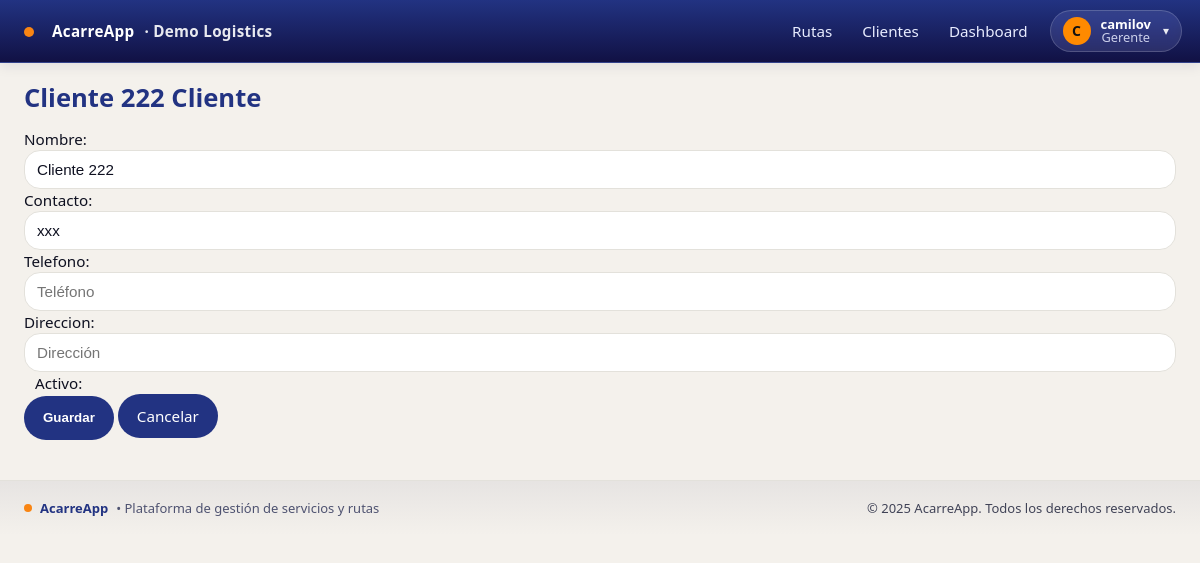
Screenshot of /empresa/clientes/3/editar/ (signed in) with the database file from the repository.
### empresa/models.py (models this page shows, shortened)
class Empresa(models.Model):
    nombre = models.CharField(max_length=120, unique=True)
    slug = models.SlugField(max_length=60, unique=True)
    nit = models.CharField(max_length=30, blank=True)
    activa = models.BooleanField(default=True)
    created_at = models.DateTimeField(auto_now_add=True)

class Cliente(models.Model):
    empresa = models.ForeignKey(Empresa, on_delete=models.PROTECT)
    nombre = models.CharField(max_length=120)
    contacto = models.CharField(max_length=120, blank=True)
    telefono = models.CharField(max_length=50, blank=True)
    direccion = models.CharField(max_length=200, blank=True)
    activo = models.BooleanField(default=True)
    class Meta:
        unique_together = [('empresa','nombre')]
        ordering = ['nombre']
    def __str__(self):
        return self.nombre

### usuarios/models.py (models this page shows, shortened)
class UserProfile(models.Model):
    user = models.OneToOneField(User, on_delete=models.CASCADE)
    empresa = models.ForeignKey(Empresa, on_delete=models.PROTECT, null=True)
    rol = models.CharField(max_length=20, choices=[('GERENTE','Gerente'),('CONDUCTOR','Conductor')])

### empresa/views.py (the view)
# urls.py: path("clientes/<int:pk>/editar/", ClienteUpdateView.as_view(), name="clientes_update"),
class ClienteUpdateView(GerenteRequiredMixin, LoginRequiredMixin, UpdateView):
    template_name = "empresa/clientes_form.html"
    form_class = ClienteForm
    success_url = reverse_lazy("empresa:clientes_list")
    def get_queryset(self):
        emp = get_current_empresa()
        return Cliente.objects.filter(empresa=emp)

### empresa/forms.py
class ClienteForm(forms.ModelForm):
    class Meta:
        model = Cliente
        fields = ["nombre", "contacto", "telefono", "direccion", "activo"]
        widgets = {
            "nombre": forms.TextInput(attrs={
                "class": "form-control", "placeholder": "Empresa o persona"
            }),
            "contacto": forms.TextInput(attrs={
                "class": "form-control", "placeholder": "Nombre del contacto"
            }),
            "telefono": forms.TextInput(attrs={
                "class": "form-control", "placeholder": "Teléfono"
            }),
            "direccion": forms.TextInput(attrs={
                "class": "form-control", "placeholder": "Dirección"
            }),
            "activo": forms.CheckboxInput(attrs={"class": "form-check-input"}),
        }

### acarreapp/context_processors.py (called while the page is built)
def vapid_public_key(request):
    return {"VAPID_PUBLIC_KEY": settings.VAPID_PUBLIC_KEY}

### acarreapp/tenancy.py (called while the page is built)
def set_current_empresa(empresa):
    _state.empresa = empresa

def get_current_empresa():
    return getattr(_state, 'empresa', None)

def empresa_context(request):
    return {'empresa_actual': get_current_empresa()}

### acarreapp/views.py (called while the page is built)
    def test_func(self):
        u = self.request.user
        rol = (getattr(getattr(u, "userprofile", None), "rol", "") or "").upper()
        return u.is_superuser or u.is_staff or rol == "GERENTE"

### templates/empresa/clientes_form.html (shortened to what this page needs)
{% extends "base.html" %}
{% block content %}
<h1 class="mb-3">{{ view.object|default_if_none:"Nuevo" }} Cliente</h1>
<form method="post" novalidate>
  <div class="row g-3">
    <div class="col-md-6">{{ form.nombre.label_tag }}{{ form.nombre }}</div>
    <div class="col-md-6">{{ form.contacto.label_tag }}{{ form.contacto }}</div>
    <div class="col-md-6">{{ form.telefono.label_tag }}{{ form.telefono }}</div>
    <div class="col-md-6">{{ form.direccion.label_tag }}{{ form.direccion }}</div>
    <div class="col-12 form-check">
      {{ form.activo }} {{ form.activo.label_tag }}
    </div>
  </div>
  <div class="mt-4 d-flex gap-2">
    <button type="submit" class="btn btn-primary">Guardar</button>
    <a href="{% url 'empresa:clientes_list' %}" class="btn btn-outline-secondary btn-same">Cancelar</a>
  </div>
</form>
{% endblock %}

### templates/includes/navbar.html (shortened to what this page needs)
<header class="navbar">
  <div class="container nav-inner" style="padding-left:18px; padding-right:18px;">
    <a class="brand" href="{% url 'rutas:list' %}" style="display:flex;align-items:center;gap:10px;">
      <span class="dot" style="margin-left:6px;margin-right:8px;transform:translateY(1px);"></span>
      <span>AcarreApp</span>
      {% if empresa_actual %}
        <span class="empresa">· {{ empresa_actual.nombre }}</span>
      {% endif %}
    </a>
    {% if request.user.is_authenticated %}
      {% with rol=request.user.userprofile.rol|default_if_none:'' %}
        {% if request.user.is_superuser or request.user.is_staff or rol == 'GERENTE' %}
          <nav class="nav main-nav" aria-label="Navegación principal">
            <a href="{% url 'rutas:list' %}">Rutas</a>
            <a href="{% url 'empresa:clientes_list' %}">Clientes</a>
            <a href="{% url 'dashboard:home' %}">Dashboard</a>
          </nav>
        {% else %}
          <nav class="nav main-nav" aria-label="Navegación principal">
            <a href="{% url 'rutas:list' %}">Rutas</a>
          </nav>
        {% endif %}
        <div class="menu-right" style="display:flex;align-items:center;gap:10px;">
          <button class="userchip" id="userchip" aria-haspopup="true" aria-expanded="false"
                  title="{{ request.user.get_full_name|default:request.user.username }}">
            <span class="avatar">
              {{ request.user.get_full_name|default:request.user.username|first|upper }}
            </span>
            <span class="meta">
              <span class="name">{{ request.user.get_full_name|default:request.user.username }}</span>
              {% if rol %}<span class="role">{{ rol|title }}</span>{% endif %}
            </span>
            <span class="caret">▾</span>
          </button>
        </div>
      {% endwith %}
    {% else %}
      <nav class="nav main-nav" aria-label="Navegación principal">
        <a href="{% url 'login' %}">Iniciar sesión</a>
      </nav>
    {% endif %}
  </div>
</header>

### static/css/acarreapp.css (style rules this page uses)
:root { --brand-900: #111144; --brand-800: #223382; --brand-300: #9BACD8; --accent-500: #F98513; --bg-100: #F4F1EC; --bg-200: #DAD1C8; --ink-900: #0E1020; --ink-700: #2E3147; --ink-500: #4E5270; --line-200:#E3E1DB; --radius-sm: 10px; --radius-md: 16px; --radius-lg: 24px; --shadow-1: 0 4px 12px rgba(17,17,68,0.08); --shadow-2: 0 10px 30px rgba(17,17,68,0.12); --font-sans: ui-sans-serif, system-ui, -apple-system, "Segoe UI", Roboto, "Helvetica Neue", Arial, "Noto Sans", "Liberation Sans", "Apple Color Emoji", "Segoe UI Emoji"; --fs-xs: clamp(12px, 0.72rem, 13px); --fs-sm: clamp(13px, 0.8rem, 14px); --fs-md: clamp(14px, 0.95rem, 16px); --fs-lg: clamp(16px, 1.05rem, 18px); --fs-xl: clamp(18px, 1.25rem, 22px); --fs-2xl: clamp(22px, 1.6rem, 28px); --container-max: 1200px; --st-pend: #7A7F9A; --st-ant: #2F7D32; --st-pag: #1C5DFF; --st-warn: #C17C00; --st-error:#B00020; }
*, *::before, *::after { box-sizing: border-box; }
html, body { height: 100%; }
body { margin: 0; background: var(--bg-100); color: var(--ink-900); font-family: var(--font-sans); font-size: var(--fs-md); line-height: 1.45; -webkit-font-smoothing: antialiased; text-rendering: optimizeLegibility; }
a { color: inherit; }
.container { width: 100%; margin-inline: auto; padding-inline: 16px; max-width: var(--container-max); }
h1, .h1 { font-size: var(--fs-2xl); margin: 0 0 12px; font-weight: 700; color: var(--brand-800); }
.btn { --btn-bg: var(--brand-800); --btn-fg: #fff; --btn-border: transparent; appearance: none; display: inline-flex; align-items: center; justify-content: center; gap: 8px; padding: 10px 14px; font-weight: 600; border-radius: var(--radius-md); border: 1px solid var(--btn-border); background: var(--btn-bg); color: var(--btn-fg); text-decoration: none; cursor: pointer; transition: transform .06s ease, box-shadow .2s ease, background .2s ease; }
.btn-primary { --btn-bg: var(--brand-800); }
.input, input[type="text"], input[type="number"], input[type="date"], input[type="time"], input[type="email"], select, textarea { width: 100%; padding: 10px 12px; border-radius: var(--radius-md); border: 1px solid var(--line-200); background: #fff; color: var(--ink-900); font-size: var(--fs-md); outline: none; transition: box-shadow .2s ease, border-color .2s ease; }
.navbar { position: sticky; top: 0; z-index: 10; background: linear-gradient(180deg, var(--brand-800), var(--brand-900)); color: #fff; border-bottom: 1px solid rgba(255,255,255,0.08); box-shadow: var(--shadow-1); }
.nav-inner { display: grid; grid-template-columns: 1fr auto auto; align-items: center; gap: 12px; padding: 8px 0; }
.brand { display: inline-flex; align-items: center; gap: 10px; color: #fff; text-decoration: none; font-weight: 800; letter-spacing: .02em; }
.brand .empresa { color: rgba(255,255,255,0.9); font-weight: 700; }
.brand .dot { width: 10px; height: 10px; border-radius: 50%; background: var(--accent-500); }
.nav { display: flex; gap: 6px; padding: 4px 0; }
.main-nav { display: flex; gap: 12px; justify-content: center; flex-wrap: wrap; }
.nav a { color: #E8ECFF; text-decoration: none; padding: 8px 10px; border-radius: 8px; }
.menu-right { justify-self: end; position: relative; }
.userchip { display: inline-flex; align-items: center; gap: 10px; padding: 6px 10px; border-radius: 999px; border: 1px solid rgba(255,255,255,0.12); background: rgba(255,255,255,0.06); color: #fff; font: inherit; cursor: pointer; }
.userchip .avatar { width: 28px; height: 28px; border-radius: 50%; background: var(--accent-500); color: #1b1b1b; font-weight: 800; display:flex; align-items:center; justify-content:center; }
.userchip .meta { display:flex; flex-direction: column; line-height: 1.05; }
.userchip .name { font-size: var(--fs-sm); }
.userchip .role { font-size: var(--fs-xs); opacity: .9; color: #E8ECFF; }
.userchip .caret { font-size: 16px; margin-left: 2px; opacity: .9; }
@media (min-width: 768px) { .nav { gap: 10px; } }
@media (min-width: 1100px) { .container { padding-inline: 24px; } }
input:not([type="date"]), select, textarea { appearance: none; -webkit-appearance: none; }

### templates/empresa/clientes_form.html (style rules this page uses)
.btn-same { display: inline-flex; align-items: center; justify-content: center; height: 44px; padding: 0 18px; border-radius: 22px; font-weight: 500; }
.btn-primary { height: 44px; border-radius: 22px; padding: 0 18px; }

### rows the page displays
Empresa: nombre "Demo Logistics"
UserProfile: rol "Gerente"
Cliente: object "Cliente 222", nombre "Cliente 222", contacto "xxx"

### other values shown
{{ request.user.get_full_name|default:request.user.username|first|upper }} "C"
{{ request.user.get_full_name|default:request.user.username }} "camilov"
